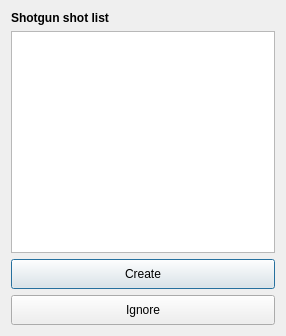
<?xml version="1.0" encoding="UTF-8"?>
<ui version="4.0">
 <class>shotgun_dialog</class>
 <widget class="QDialog" name="shotgun_dialog">
  <property name="geometry">
   <rect>
    <x>0</x>
    <y>0</y>
    <width>286</width>
    <height>336</height>
   </rect>
  </property>
  <property name="windowTitle">
   <string>Shotgun Dialog</string>
  </property>
  <layout class="QVBoxLayout" name="verticalLayout">
   <item>
    <widget class="QLabel" name="label">
     <property name="font">
      <font>
       <weight>75</weight>
       <bold>true</bold>
      </font>
     </property>
     <property name="text">
      <string>Shotgun shot list</string>
     </property>
    </widget>
   </item>
   <item>
    <widget class="QListWidget" name="listWidget"/>
   </item>
   <item>
    <widget class="QPushButton" name="create_pushButton">
     <property name="minimumSize">
      <size>
       <width>0</width>
       <height>30</height>
      </size>
     </property>
     <property name="text">
      <string>Create</string>
     </property>
    </widget>
   </item>
   <item>
    <widget class="QPushButton" name="ignore_pushButton">
     <property name="minimumSize">
      <size>
       <width>0</width>
       <height>30</height>
      </size>
     </property>
     <property name="text">
      <string>Ignore</string>
     </property>
    </widget>
   </item>
  </layout>
 </widget>
 <resources/>
 <connections/>
</ui>
